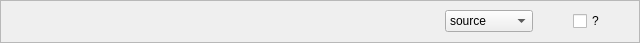
<?xml version="1.0" encoding="UTF-8"?>
<ui version="4.0">
 <class>SlimUpdater</class>
 <widget class="QWidget" name="SlimUpdater">
  <property name="geometry">
   <rect>
    <x>0</x>
    <y>0</y>
    <width>640</width>
    <height>43</height>
   </rect>
  </property>
  <property name="windowTitle">
   <string>Form</string>
  </property>
  <property name="styleSheet">
   <string notr="true">QPushButton {
    border: 2px solid #8f8f91;
    border-radius: 6px;
    background-color: qlineargradient(x1: 0, y1: 0, x2: 0, y2: 1,
                                      stop: 0 #f6f7fa, stop: 1 #dadbde);
    min-width: 80px;
}

QPushButton:pressed {
    background-color: qlineargradient(x1: 0, y1: 0, x2: 0, y2: 1,
                                      stop: 0 #dadbde, stop: 1 #f6f7fa);
}

QPushButton:flat {
    border: none; /* no border for a flat push button */
}

QPushButton:default {
    border-color: navy; /* make the default button prominent */
}</string>
  </property>
  <layout class="QHBoxLayout" name="horizontalLayout" stretch="0">
   <property name="margin">
    <number>0</number>
   </property>
   <item>
    <widget class="QFrame" name="frame">
     <property name="frameShape">
      <enum>QFrame::StyledPanel</enum>
     </property>
     <property name="frameShadow">
      <enum>QFrame::Raised</enum>
     </property>
     <property name="lineWidth">
      <number>1</number>
     </property>
     <property name="midLineWidth">
      <number>0</number>
     </property>
     <layout class="QHBoxLayout" name="horizontalLayout_2" stretch="1,0,0,0,0">
      <property name="margin">
       <number>0</number>
      </property>
      <item>
       <widget class="QLabel" name="updateLabel">
        <property name="text">
         <string/>
        </property>
        <property name="wordWrap">
         <bool>true</bool>
        </property>
        <property name="textInteractionFlags">
         <set>Qt::LinksAccessibleByMouse|Qt::TextSelectableByMouse</set>
        </property>
       </widget>
      </item>
      <item>
       <widget class="QComboBox" name="packageComboBox">
        <item>
         <property name="text">
          <string extracomment="Select your packaging">source</string>
         </property>
        </item>
        <item>
         <property name="text">
          <string>.deb 32-bit</string>
         </property>
        </item>
        <item>
         <property name="text">
          <string>.deb 64-bit</string>
         </property>
        </item>
       </widget>
      </item>
      <item>
       <widget class="QToolButton" name="verifyButton">
        <property name="toolTip">
         <string>Verify again</string>
        </property>
        <property name="text">
         <string/>
        </property>
        <property name="icon">
         <iconset resource="pics.qrc">
          <normaloff>:/pics/view-refresh-32x32.png</normaloff>:/pics/view-refresh-32x32.png</iconset>
        </property>
        <property name="iconSize">
         <size>
          <width>20</width>
          <height>20</height>
         </size>
        </property>
        <property name="shortcut">
         <string/>
        </property>
        <property name="autoRaise">
         <bool>true</bool>
        </property>
       </widget>
      </item>
      <item>
       <widget class="QCheckBox" name="checkUpdateAtStartupBox">
        <property name="enabled">
         <bool>true</bool>
        </property>
        <property name="toolTip">
         <string>Check update at startup ?</string>
        </property>
        <property name="text">
         <string>?</string>
        </property>
        <property name="shortcut">
         <string/>
        </property>
       </widget>
      </item>
      <item>
       <widget class="QToolButton" name="closeButton">
        <property name="enabled">
         <bool>true</bool>
        </property>
        <property name="text">
         <string/>
        </property>
        <property name="icon">
         <iconset resource="pics.qrc">
          <normaloff>:/pics/window-close-32x32.png</normaloff>:/pics/window-close-32x32.png</iconset>
        </property>
        <property name="iconSize">
         <size>
          <width>20</width>
          <height>20</height>
         </size>
        </property>
        <property name="shortcut">
         <string extracomment="Close"/>
        </property>
        <property name="checkable">
         <bool>false</bool>
        </property>
        <property name="autoRaise">
         <bool>true</bool>
        </property>
       </widget>
      </item>
     </layout>
    </widget>
   </item>
  </layout>
 </widget>
 <resources>
  <include location="pics.qrc"/>
 </resources>
 <connections/>
</ui>
